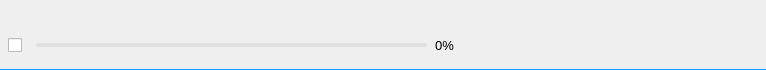
<?xml version="1.0" encoding="UTF-8"?>
<ui version="4.0">
 <class>DownloadTaskItemWidgetClass</class>
 <widget class="QWidget" name="DownloadTaskItemWidgetClass">
  <property name="geometry">
   <rect>
    <x>0</x>
    <y>0</y>
    <width>766</width>
    <height>70</height>
   </rect>
  </property>
  <property name="sizePolicy">
   <sizepolicy hsizetype="Preferred" vsizetype="Fixed">
    <horstretch>0</horstretch>
    <verstretch>0</verstretch>
   </sizepolicy>
  </property>
  <property name="minimumSize">
   <size>
    <width>0</width>
    <height>70</height>
   </size>
  </property>
  <property name="maximumSize">
   <size>
    <width>16777215</width>
    <height>70</height>
   </size>
  </property>
  <property name="windowTitle">
   <string>DownloadTaskItemWidget</string>
  </property>
  <property name="styleSheet">
   <string notr="true"/>
  </property>
  <layout class="QVBoxLayout" name="verticalLayout">
   <property name="spacing">
    <number>0</number>
   </property>
   <property name="sizeConstraint">
    <enum>QLayout::SizeConstraint::SetMinimumSize</enum>
   </property>
   <property name="leftMargin">
    <number>0</number>
   </property>
   <property name="topMargin">
    <number>0</number>
   </property>
   <property name="rightMargin">
    <number>0</number>
   </property>
   <property name="bottomMargin">
    <number>0</number>
   </property>
   <item>
    <layout class="QVBoxLayout" name="container_layout">
     <property name="spacing">
      <number>7</number>
     </property>
     <item alignment="Qt::AlignmentFlag::AlignLeft|Qt::AlignmentFlag::AlignVCenter">
      <widget class="QWidget" name="informationLayout" native="true">
       <property name="sizePolicy">
        <sizepolicy hsizetype="Preferred" vsizetype="Fixed">
         <horstretch>0</horstretch>
         <verstretch>0</verstretch>
        </sizepolicy>
       </property>
       <property name="minimumSize">
        <size>
         <width>0</width>
         <height>25</height>
        </size>
       </property>
       <property name="maximumSize">
        <size>
         <width>16777215</width>
         <height>25</height>
        </size>
       </property>
       <layout class="QHBoxLayout" name="horizontalLayout_3">
        <property name="spacing">
         <number>12</number>
        </property>
        <property name="leftMargin">
         <number>12</number>
        </property>
        <property name="topMargin">
         <number>10</number>
        </property>
        <property name="rightMargin">
         <number>0</number>
        </property>
        <property name="bottomMargin">
         <number>0</number>
        </property>
        <item alignment="Qt::AlignmentFlag::AlignHCenter|Qt::AlignmentFlag::AlignVCenter">
         <widget class="QLabel" name="statusLabel">
          <property name="enabled">
           <bool>true</bool>
          </property>
          <property name="sizePolicy">
           <sizepolicy hsizetype="Fixed" vsizetype="Fixed">
            <horstretch>0</horstretch>
            <verstretch>0</verstretch>
           </sizepolicy>
          </property>
          <property name="minimumSize">
           <size>
            <width>8</width>
            <height>8</height>
           </size>
          </property>
          <property name="maximumSize">
           <size>
            <width>8</width>
            <height>8</height>
           </size>
          </property>
          <property name="font">
           <font>
            <pointsize>8</pointsize>
           </font>
          </property>
          <property name="layoutDirection">
           <enum>Qt::LayoutDirection::LeftToRight</enum>
          </property>
          <property name="styleSheet">
           <string notr="true"/>
          </property>
          <property name="text">
           <string/>
          </property>
          <property name="scaledContents">
           <bool>false</bool>
          </property>
          <property name="alignment">
           <set>Qt::AlignmentFlag::AlignCenter</set>
          </property>
          <property name="indent">
           <number>0</number>
          </property>
         </widget>
        </item>
        <item alignment="Qt::AlignmentFlag::AlignHCenter|Qt::AlignmentFlag::AlignVCenter">
         <widget class="QLabel" name="fileNameLabel">
          <property name="sizePolicy">
           <sizepolicy hsizetype="Fixed" vsizetype="Fixed">
            <horstretch>0</horstretch>
            <verstretch>0</verstretch>
           </sizepolicy>
          </property>
          <property name="minimumSize">
           <size>
            <width>200</width>
            <height>20</height>
           </size>
          </property>
          <property name="maximumSize">
           <size>
            <width>16777215</width>
            <height>20</height>
           </size>
          </property>
          <property name="font">
           <font>
            <pointsize>9</pointsize>
            <bold>false</bold>
           </font>
          </property>
          <property name="autoFillBackground">
           <bool>false</bool>
          </property>
          <property name="styleSheet">
           <string notr="true">padding-bottom: 5px;</string>
          </property>
          <property name="text">
           <string>&lt;html&gt;&lt;head/&gt;&lt;body&gt;&lt;p&gt;&lt;br/&gt;&lt;/p&gt;&lt;/body&gt;&lt;/html&gt;</string>
          </property>
          <property name="alignment">
           <set>Qt::AlignmentFlag::AlignLeading|Qt::AlignmentFlag::AlignLeft|Qt::AlignmentFlag::AlignVCenter</set>
          </property>
          <property name="margin">
           <number>0</number>
          </property>
          <property name="indent">
           <number>0</number>
          </property>
         </widget>
        </item>
        <item alignment="Qt::AlignmentFlag::AlignHCenter|Qt::AlignmentFlag::AlignVCenter">
         <widget class="QLabel" name="speedLabel">
          <property name="minimumSize">
           <size>
            <width>100</width>
            <height>0</height>
           </size>
          </property>
          <property name="styleSheet">
           <string notr="true"/>
          </property>
          <property name="text">
           <string/>
          </property>
          <property name="alignment">
           <set>Qt::AlignmentFlag::AlignRight|Qt::AlignmentFlag::AlignTrailing|Qt::AlignmentFlag::AlignVCenter</set>
          </property>
         </widget>
        </item>
       </layout>
      </widget>
     </item>
     <item>
      <layout class="QHBoxLayout" name="horizontalLayout">
       <property name="spacing">
        <number>100</number>
       </property>
       <item>
        <layout class="QHBoxLayout" name="progressLayout">
         <property name="spacing">
          <number>8</number>
         </property>
         <property name="sizeConstraint">
          <enum>QLayout::SizeConstraint::SetFixedSize</enum>
         </property>
         <property name="leftMargin">
          <number>8</number>
         </property>
         <property name="topMargin">
          <number>0</number>
         </property>
         <property name="bottomMargin">
          <number>3</number>
         </property>
         <item alignment="Qt::AlignmentFlag::AlignHCenter|Qt::AlignmentFlag::AlignVCenter">
          <widget class="QCheckBox" name="checkBox">
           <property name="minimumSize">
            <size>
             <width>20</width>
             <height>20</height>
            </size>
           </property>
           <property name="styleSheet">
            <string notr="true"/>
           </property>
           <property name="text">
            <string/>
           </property>
           <property name="checkable">
            <bool>true</bool>
           </property>
          </widget>
         </item>
         <item>
          <widget class="QProgressBar" name="progressBar">
           <property name="enabled">
            <bool>true</bool>
           </property>
           <property name="sizePolicy">
            <sizepolicy hsizetype="Expanding" vsizetype="Expanding">
             <horstretch>0</horstretch>
             <verstretch>0</verstretch>
            </sizepolicy>
           </property>
           <property name="minimumSize">
            <size>
             <width>0</width>
             <height>0</height>
            </size>
           </property>
           <property name="maximumSize">
            <size>
             <width>16777215</width>
             <height>4</height>
            </size>
           </property>
           <property name="font">
            <font>
             <kerning>true</kerning>
            </font>
           </property>
           <property name="tabletTracking">
            <bool>false</bool>
           </property>
           <property name="acceptDrops">
            <bool>false</bool>
           </property>
           <property name="styleSheet">
            <string notr="true">QProgressBar {
    border: none;             
    background-color: #e0e0e0;
    height: 4px;               
    max-height: 4px;
    border-radius: 2px;
}

QProgressBar::chunk {
    background-color: #4CAF50;
    border-radius: 2px;
    margin: 0px;
}</string>
           </property>
           <property name="value">
            <number>0</number>
           </property>
           <property name="alignment">
            <set>Qt::AlignmentFlag::AlignLeading|Qt::AlignmentFlag::AlignLeft|Qt::AlignmentFlag::AlignVCenter</set>
           </property>
           <property name="textVisible">
            <bool>false</bool>
           </property>
          </widget>
         </item>
         <item alignment="Qt::AlignmentFlag::AlignHCenter|Qt::AlignmentFlag::AlignVCenter">
          <widget class="QLabel" name="percentLabel">
           <property name="sizePolicy">
            <sizepolicy hsizetype="Preferred" vsizetype="Fixed">
             <horstretch>0</horstretch>
             <verstretch>0</verstretch>
            </sizepolicy>
           </property>
           <property name="minimumSize">
            <size>
             <width>0</width>
             <height>20</height>
            </size>
           </property>
           <property name="maximumSize">
            <size>
             <width>16777215</width>
             <height>20</height>
            </size>
           </property>
           <property name="font">
            <font>
             <pointsize>10</pointsize>
            </font>
           </property>
           <property name="text">
            <string>0%</string>
           </property>
           <property name="alignment">
            <set>Qt::AlignmentFlag::AlignCenter</set>
           </property>
           <property name="indent">
            <number>0</number>
           </property>
          </widget>
         </item>
        </layout>
       </item>
       <item>
        <layout class="QHBoxLayout" name="buttonLayout">
         <property name="spacing">
          <number>18</number>
         </property>
         <property name="sizeConstraint">
          <enum>QLayout::SizeConstraint::SetFixedSize</enum>
         </property>
         <property name="topMargin">
          <number>0</number>
         </property>
         <property name="bottomMargin">
          <number>3</number>
         </property>
         <item>
          <widget class="QToolButton" name="pauseButton">
           <property name="minimumSize">
            <size>
             <width>0</width>
             <height>0</height>
            </size>
           </property>
           <property name="maximumSize">
            <size>
             <width>29</width>
             <height>29</height>
            </size>
           </property>
           <property name="font">
            <font>
             <bold>false</bold>
            </font>
           </property>
           <property name="toolTip">
            <string/>
           </property>
           <property name="styleSheet">
            <string notr="true"/>
           </property>
           <property name="text">
            <string/>
           </property>
           <property name="iconSize">
            <size>
             <width>20</width>
             <height>20</height>
            </size>
           </property>
           <property name="autoRaise">
            <bool>true</bool>
           </property>
          </widget>
         </item>
         <item>
          <widget class="QToolButton" name="resumeButton">
           <property name="minimumSize">
            <size>
             <width>0</width>
             <height>0</height>
            </size>
           </property>
           <property name="maximumSize">
            <size>
             <width>29</width>
             <height>29</height>
            </size>
           </property>
           <property name="font">
            <font>
             <bold>false</bold>
            </font>
           </property>
           <property name="toolTip">
            <string/>
           </property>
           <property name="styleSheet">
            <string notr="true"/>
           </property>
           <property name="text">
            <string/>
           </property>
           <property name="iconSize">
            <size>
             <width>20</width>
             <height>20</height>
            </size>
           </property>
           <property name="autoRaise">
            <bool>true</bool>
           </property>
          </widget>
         </item>
         <item alignment="Qt::AlignmentFlag::AlignHCenter|Qt::AlignmentFlag::AlignVCenter">
          <widget class="QToolButton" name="cancelButton">
           <property name="minimumSize">
            <size>
             <width>0</width>
             <height>0</height>
            </size>
           </property>
           <property name="maximumSize">
            <size>
             <width>29</width>
             <height>29</height>
            </size>
           </property>
           <property name="font">
            <font>
             <bold>false</bold>
            </font>
           </property>
           <property name="toolTip">
            <string/>
           </property>
           <property name="styleSheet">
            <string notr="true"/>
           </property>
           <property name="text">
            <string/>
           </property>
           <property name="iconSize">
            <size>
             <width>20</width>
             <height>20</height>
            </size>
           </property>
           <property name="autoRaise">
            <bool>true</bool>
           </property>
          </widget>
         </item>
         <item alignment="Qt::AlignmentFlag::AlignHCenter|Qt::AlignmentFlag::AlignVCenter">
          <widget class="QToolButton" name="retryButton">
           <property name="minimumSize">
            <size>
             <width>0</width>
             <height>0</height>
            </size>
           </property>
           <property name="maximumSize">
            <size>
             <width>29</width>
             <height>29</height>
            </size>
           </property>
           <property name="font">
            <font>
             <bold>true</bold>
            </font>
           </property>
           <property name="toolTip">
            <string/>
           </property>
           <property name="styleSheet">
            <string notr="true"/>
           </property>
           <property name="inputMethodHints">
            <set>Qt::InputMethodHint::ImhNone</set>
           </property>
           <property name="text">
            <string/>
           </property>
           <property name="iconSize">
            <size>
             <width>20</width>
             <height>20</height>
            </size>
           </property>
           <property name="checkable">
            <bool>false</bool>
           </property>
           <property name="autoExclusive">
            <bool>false</bool>
           </property>
           <property name="autoRaise">
            <bool>true</bool>
           </property>
          </widget>
         </item>
         <item alignment="Qt::AlignmentFlag::AlignHCenter|Qt::AlignmentFlag::AlignVCenter">
          <widget class="QToolButton" name="openFolderButton">
           <property name="minimumSize">
            <size>
             <width>0</width>
             <height>0</height>
            </size>
           </property>
           <property name="maximumSize">
            <size>
             <width>29</width>
             <height>29</height>
            </size>
           </property>
           <property name="font">
            <font/>
           </property>
           <property name="toolTip">
            <string/>
           </property>
           <property name="styleSheet">
            <string notr="true"/>
           </property>
           <property name="text">
            <string/>
           </property>
           <property name="iconSize">
            <size>
             <width>20</width>
             <height>20</height>
            </size>
           </property>
           <property name="checkable">
            <bool>false</bool>
           </property>
           <property name="autoRaise">
            <bool>true</bool>
           </property>
          </widget>
         </item>
        </layout>
       </item>
      </layout>
     </item>
     <item>
      <widget class="Line" name="line">
       <property name="sizePolicy">
        <sizepolicy hsizetype="Minimum" vsizetype="Fixed">
         <horstretch>0</horstretch>
         <verstretch>0</verstretch>
        </sizepolicy>
       </property>
       <property name="minimumSize">
        <size>
         <width>0</width>
         <height>1</height>
        </size>
       </property>
       <property name="maximumSize">
        <size>
         <width>16777215</width>
         <height>1</height>
        </size>
       </property>
       <property name="styleSheet">
        <string notr="true">border: 2px solid #17a2f7;</string>
       </property>
       <property name="frameShadow">
        <enum>QFrame::Shadow::Plain</enum>
       </property>
       <property name="lineWidth">
        <number>1</number>
       </property>
       <property name="midLineWidth">
        <number>0</number>
       </property>
       <property name="orientation">
        <enum>Qt::Orientation::Horizontal</enum>
       </property>
      </widget>
     </item>
    </layout>
   </item>
  </layout>
 </widget>
 <layoutdefault spacing="6" margin="11"/>
 <resources/>
 <connections/>
</ui>
